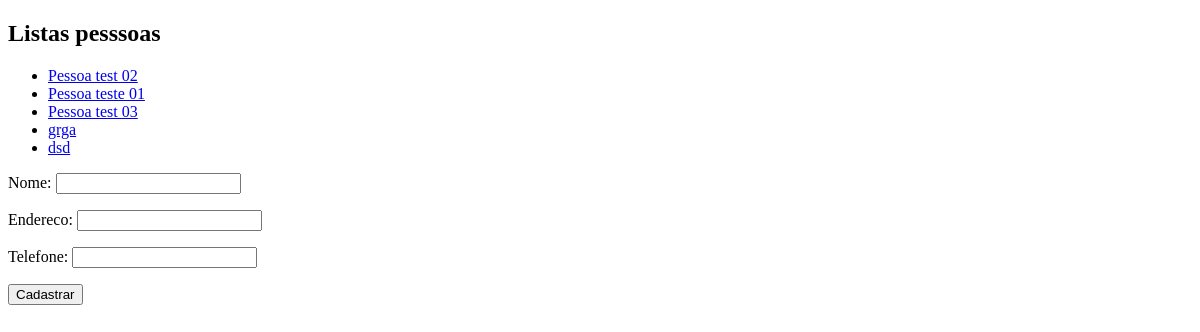
Before: /core/pessoa/ with the older database file.
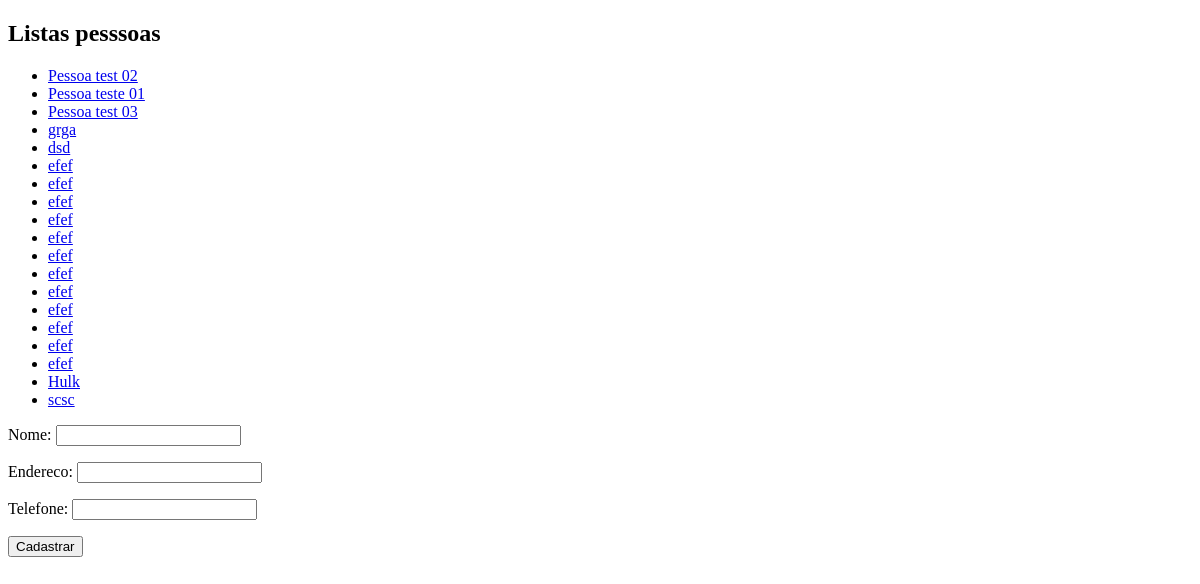
After: the same page with the newer database file.
### core/models.py (models this page shows, shortened)
class Pessoa(models.Model):
    nome = models.CharField(max_length=100)
    endereco = models.CharField(max_length=200)
    telefone = models.CharField(max_length=20)

### core/views.py (the view)
# urls.py: path('pessoa/', lista_pessoas, name='core_lista_pessoas'),
def lista_pessoas(request):
    pessoas = Pessoa.objects.all()
    form = PessoaForm()  # Passando o valor do banco para a var form
    data = {'pessoa': pessoas, 'form': form}
    return render(request, 'core/listas_pessoas.html', data)

### core/form.py
class PessoaForm(ModelForm):
    class Meta:
        model = Pessoa  # Puxando o nome do modelo do banco
        fields = '__all__'  # Selecionando todos os campos do modelo Pessoa

### core/templates/core/listas_pessoas.html (shortened to what this page needs)
<!DOCTYPE html>
<html lang="en">
<head>
</head>
<body>
    <h2>Listas pesssoas</h2>
    <ul>
        {% for pessoas in pessoa%}
        <li>
            <a href="{% url 'core_pessoa_novo' %}">{{ pessoas.nome }} </a>
        </li>
        {% endfor %}
    </ul>
    <form action="{% url 'core_pessoa_novo' %}" method='POST'>
        {{form.as_p}}
        <button type='submit'>Cadastrar</button>
    </form>
</body>
</html>

Changed rows visible on the page:
added Pessoa: nome "efef"
added Pessoa: nome "efef"
added Pessoa: nome "efef"
added Pessoa: nome "efef"
added Pessoa: nome "efef"
added Pessoa: nome "efef"
added Pessoa: nome "efef"
added Pessoa: nome "efef"
added Pessoa: nome "efef"
added Pessoa: nome "efef"
added Pessoa: nome "efef"
added Pessoa: nome "efef"
added Pessoa: nome "Hulk"
added Pessoa: nome "scsc"
